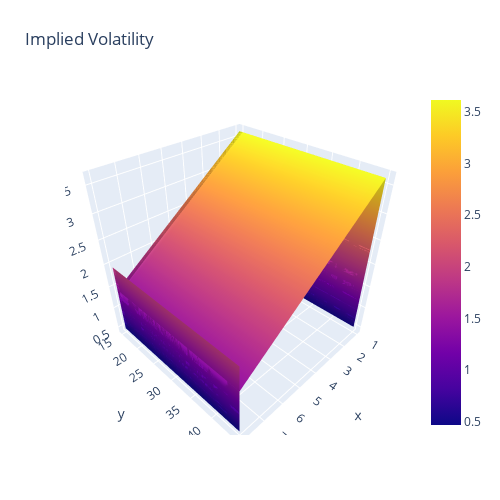

The cell this chart's notebook holds for it:
### Code cell
x = all_calls_df.daysUntilExpiration.values
y = all_calls_df.strike.values
fig = go.Figure(data=[go.Surface(z=z, x=x, y=y)])
fig.update_layout(title='Implied Volatility', autosize=False,
                  width=500, height=500,
                  margin=dict(l=65, r=50, b=65, t=90))
fig.show()

### Figure 1 — Plotly figure (JSON) as saved in the notebook; plotly's stock layout.template omitted (floating-point values rounded to 4 significant figures; data arrays with more than 128 entries replaced by an {"elided": "..."} marker saying what was removed)
{"data": [{"type": "surface", "x": [1, 1, 1, 1, 1, 1, 1, 1, 1, 1, 1, 1, 1, 1, 1, 1, 1, 1, 1, 1, 1, 1, 1, 1, 1, 1, 1, 8, 8, 8, 8, 8, 8, 8, 8, 8, 8, 8, 8, 8, 8, 8, 8, 8, 8, 8, 8, 8, 8, 8, 8, 8, 8, 8, 8, 8, 8, 8, 8, 8], "y": [20, 22.5, 23, 23.5, 24, 24.5, 25, 25.5, 26, 26.5, 27, 27.5, 28, 28.5, 29, 29.5, 30, 30.5, 31, 31.5, 32, 33, 34, 35, 36, 39, 40, 15, 20, 21, 22, 22.5, 23, 23.5, 24, 24.5, 25, 25.5, 26, 26.5, 27, 27.5, 28, 28.5, 29, 29.5, 30, 30.5, 31, 31.5, 32, 33, 34, 35, 36, 37, 38, 39, 40, 45], "z": {"elided": "60x60 float values"}}], "layout": {"autosize": false, "height": 500, "margin": {"b": 65, "l": 65, "r": 50, "t": 90}, "title": {"text": "Implied Volatility"}, "width": 500}}
